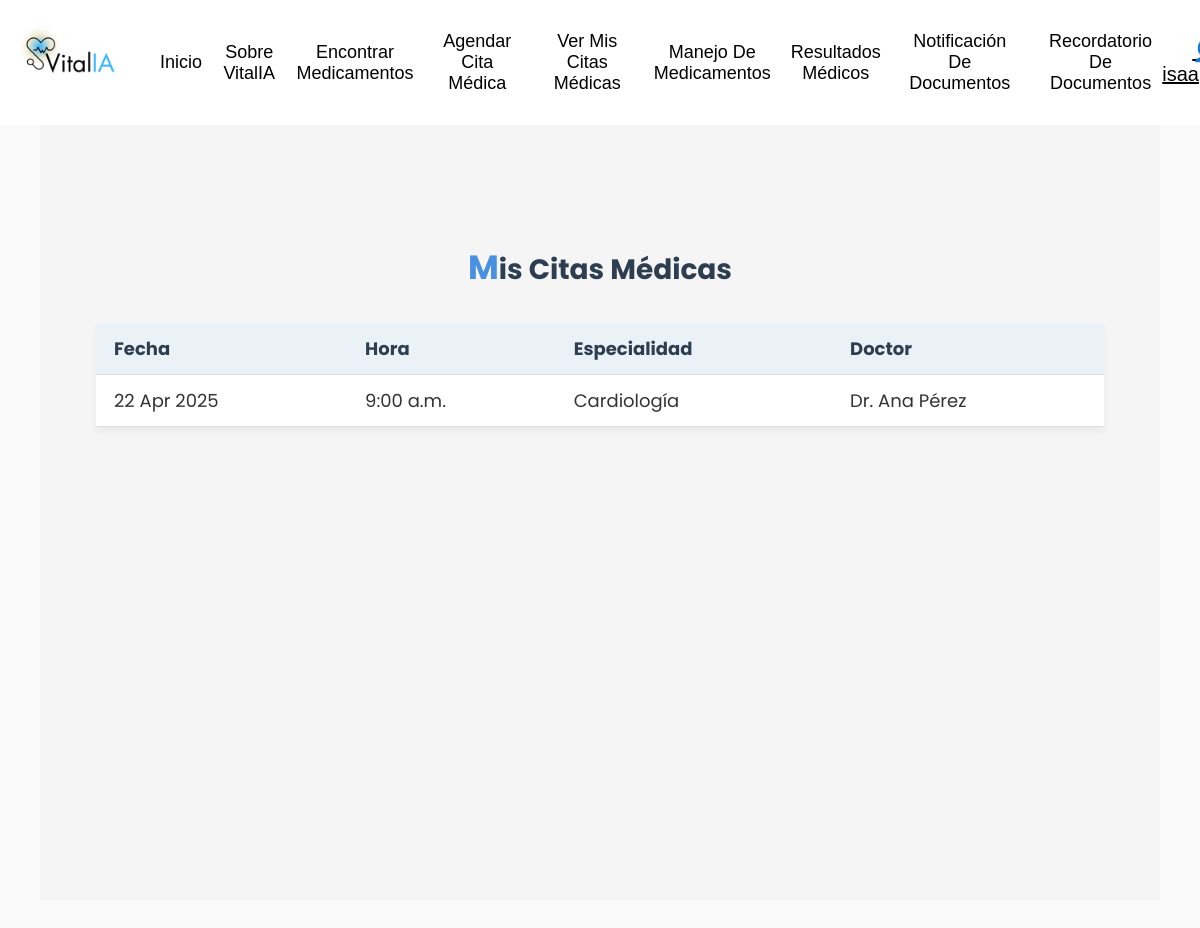
The app's page /appointments/mis-citas/ (signed in), older data.
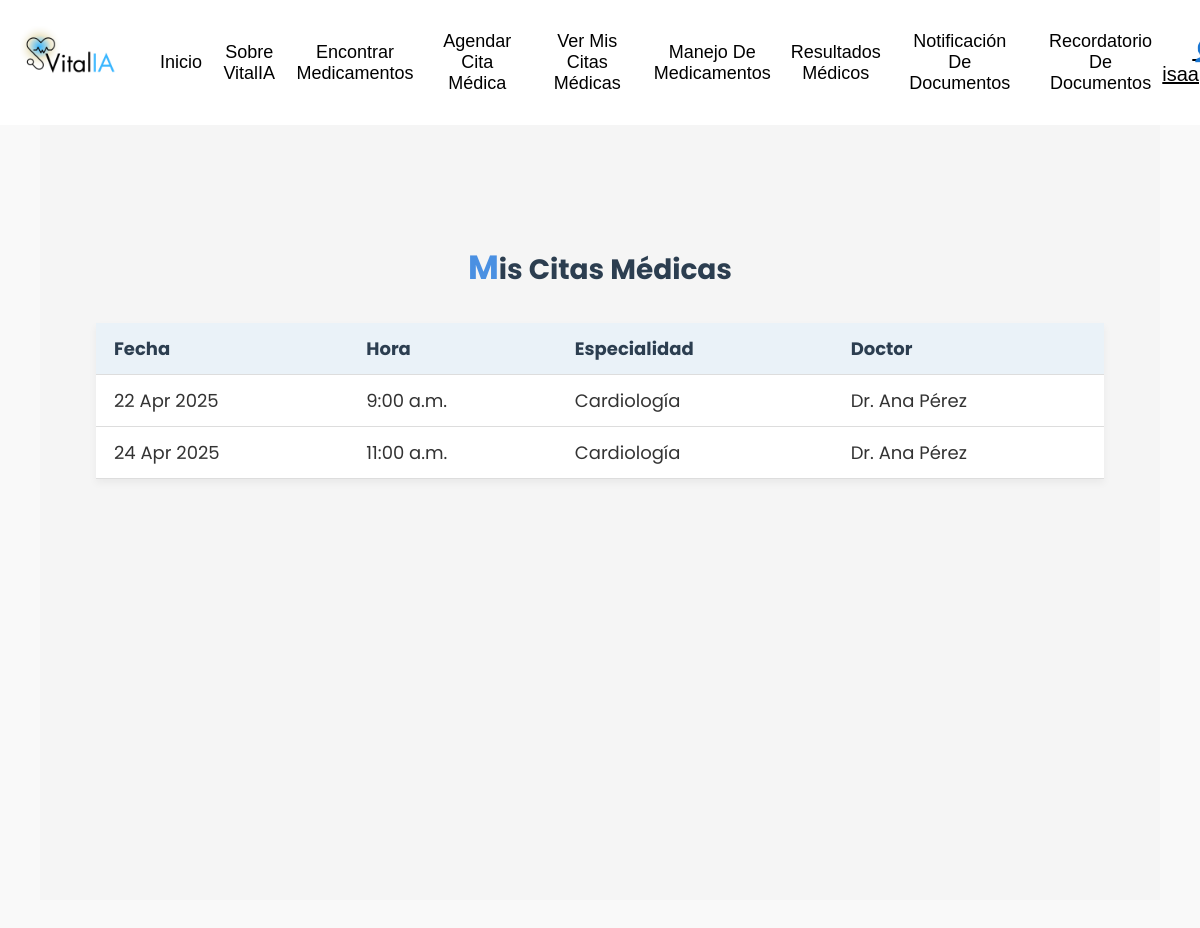
The same page, newer data.
### medical_appointments_web/appointments/models.py (models this page shows, shortened)
class Cita(models.Model):
    fecha = models.DateField()
    hora = models.TimeField()
    especialidad = models.ForeignKey(Especialidad, on_delete=models.CASCADE)
    doctor = models.ForeignKey(Doctor, on_delete=models.CASCADE)
    disponible = models.BooleanField(default=True)
    usuario = models.ForeignKey(User, on_delete=models.SET_NULL, null=True, blank=True)  # 👈 nuevo campo

class Especialidad(models.Model):
    nombre = models.CharField(max_length=100)

class Doctor(models.Model):
    nombre = models.CharField(max_length=100)
    especialidad = models.ForeignKey(Especialidad, on_delete=models.CASCADE)

### medical_appointments_web/appointments/views.py (the view)
# urls.py: path('mis-citas/', ver_mis_citas, name='ver_mis_citas'),
@login_required
def ver_mis_citas(request):
    citas = Cita.objects.filter(usuario=request.user).order_by('fecha', 'hora')
    return render(request, 'mi_cita.html', {'citas': citas})

### medical_appointments_web/appointments/templates/mi_cita.html (shortened to what this page needs)
<!DOCTYPE html>
{% extends 'navbar.html' %}
{% load static %}
{% block content %}
<html lang="es">
<head>
    <link rel="stylesheet" href="{% static 'micita.css' %}">
</head>
<body>
    <h2>Mis Citas Médicas</h2>
    {% if citas %}
        <table>
            <thead>
                <tr>
                    <th>Fecha</th>
                    <th>Hora</th>
                    <th>Especialidad</th>
                    <th>Doctor</th>
                </tr>
            </thead>
            <tbody>
                {% for cita in citas %}
                <tr>
                    <td>{{ cita.fecha|date:"d M Y" }}</td>
                    <td>{{ cita.hora|time:"g:i a" }}</td>
                    <td>{{ cita.especialidad.nombre }}</td>
                    <td>{{ cita.doctor.nombre }}</td>
                </tr>
                {% endfor %}
            </tbody>
        </table>
    {% else %}
        <p class="no-citas">Aún no tienes citas médicas programadas.</p>
    {% endif %}
</body>
</html>
{% endblock  %}

### VItalIA_app/templates/navbar.html (shortened to what this page needs)
<!DOCTYPE html>
{% load static %}
<html lang="es">
<head>
    <link rel="stylesheet" href="{% static 'navbar.css' %}">
    <link rel="stylesheet" href="{% static 'reminder_app/css/styles.css' %}">
</head>
<body>
        <nav class="navbar">
            <div class="logo">
                <img src="{% static 'src/imagenes/logo.png' %}" alt="VitalIA">
            </div>
            <ul class="nav-links">
                <li><a href="/menu/">Inicio</a></li>
                <li><a href="#">Sobre VitalIA</a></li>
                <li><a href="/medication-finder/">Encontrar Medicamentos</a></li>
                <li><a href="/appointments/">Agendar Cita Médica</a></li>
                <li><a href="/appointments/mis-citas/">Ver Mis Citas Médicas</a></li>
                <li><a href="/medication-management/">Manejo De Medicamentos</a></li>
                <li><a href="/testresults/">Resultados Médicos</a></li>
                <li><a href="/document-notification/">Notificación De Documentos</a></li>
                <li><a href="/documents-reminder/">Recordatorio De Documentos</a></li>
            </ul>
            <div class="icons">
                {% if user.is_authenticated %}
                    <a href="{% url 'perfil_usuario' %}" class="username-link">
                        👤 {{ user.username }}
                    </a>
                {% else %}
                    <a href="{% url 'login' %}" class="username-link">Iniciar sesión</a>
                {% endif %}
            </div>
        </nav>
    <div class="content">
        {% block content %}
        {% endblock %}
    </div>
</body>
</html>

### VItalIA_app/static_src/src/navbar.css (style rules this page uses)
.navbar { all: unset; position: fixed; top: 0; left: 0; width: 100%; background-color: #ffffff; color: white; display: flex; align-items: center; justify-content: space-between; padding: 10px 20px; z-index: 1000; }
body { margin: 0; padding: 0; font-family: Arial, sans-serif; padding-top: 80px; }
.logo img { height: 100px; }
.nav-links { list-style: none; display: flex; gap: 20px; align-items: center; text-align: center; }
.nav-links li { display: inline; }
.nav-links a { text-decoration: none; color: black; font-weight: 500; transition: color 0.3s; text-align: center; }
.icons a { margin-left: 15px; font-size: 20px; color: black; }

### documents_notification_vitalia/reminder_app/static/reminder_app/css/styles.css (style rules this page uses)
body { font-family: Arial, sans-serif; background-color: #f5f5f5; color: #333; margin: 0; padding: 0; min-height: 100vh; font-size: 18px; }
.content { min-height: calc(100vh - 120px); padding-top: 120px; background-color: #f5f5f5; }
h2 { font-size: 28px; color: #2c3e50; margin-bottom: 30px; text-align: center; font-weight: bold; }
h2::first-letter { font-size: 120%; color: #4A90E2; }

### medical_appointments_web/appointments/static/micita.css (style rules this page uses)
body { padding: 100px 40px 40px; background-color: #f9f9f9; }
h2 { font-family: 'Poppins', sans-serif; text-align: center; color: #2C3E50; margin-bottom: 30px; }
table { font-family: 'Poppins', sans-serif; width: 90%; margin: auto; border-collapse: collapse; background-color: #fff; box-shadow: 0 4px 8px rgba(0,0,0,0.05); }
th, td { padding: 12px 18px; border-bottom: 1px solid #ddd; text-align: left; }
th { background-color: #eaf2f8; color: #2C3E50; }

Row changes from the older to the newer data that the page shows:
now on this page (row edited): Cita: fecha "24 Apr 2025", hora "11:00 a.m.", especialidad.nombre "Cardiología", doctor.nombre "Dr. Ana Pérez"
